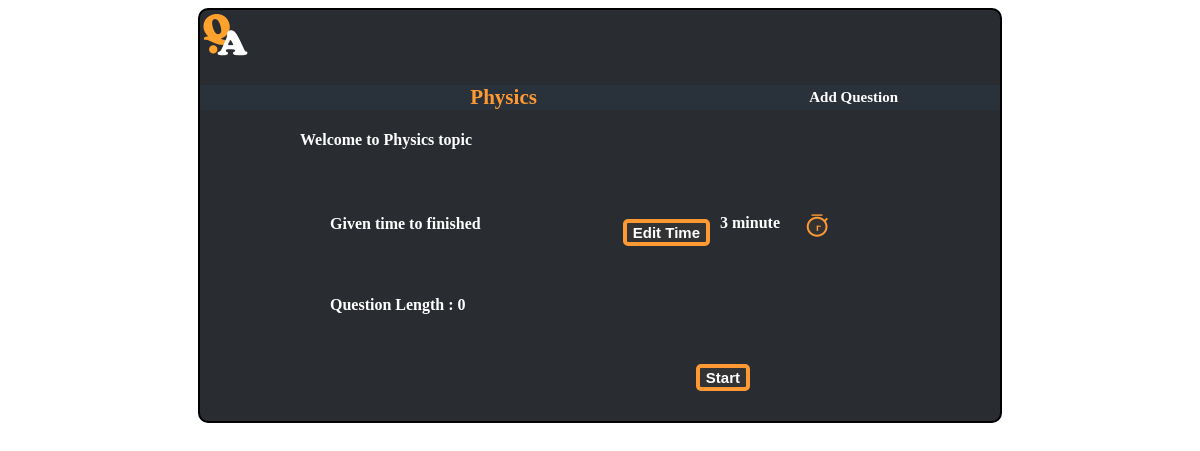
Page /topic/5/ on the committed database.
### questionanswering/topic/models.py (models this page shows, shortened)
class Topic(models.Model):
    title = models.CharField(max_length=100)
    given_time_in_minute = models.PositiveIntegerField('given time')
    pub_date = models.DateTimeField('date published', default=datetime.now)
    def query_question_length(self):
        return len(self.question_set.all())
    class Meta:
        abstract = False

### questionanswering/topic/views.py (the view)
# urls.py: path('topic/<int:pk>/', TopicDetailView.as_view(), name='topic_welcome'),
class TopicDetailView(DetailView):
    model = Topic
    template_name = 'topic/detail.html'

### questionanswering/templates/topic/detail.html
{% extends 'parent.html' %}
{% load static %}
{% block content %}
<link href="{% static 'detail.css' %}" rel="stylesheet" xmlns="http://www.w3.org/1999/html">
    <div class="add_question">
        <h3><a href="{% url 'QA:new_question' topic.id %}">Add Question</a> </h3>
    </div>
    <div class="title">
<h3>  {{ topic.title }} </h3>
  </div>
<div class="content">
  <p> Welcome to {{ topic.title }} topic </p>
    <div class="detail">
        <div class="time_description">
            <p>Given time to finished</p>
        </div>
   <div class="time_display">
       <img src="{% static 'assets/clock.png' %}" width="50%" height="50%">
   <p > {{topic.given_time_in_minute}} minute </p>
   </div>
         <div class="edit_time">
          <button>  <a href="{% url 'Topic:add_topic_time' topic.id %}">Edit Time</a> </button>
        </div>
 <div class="question_length">
     <p> Question Length   :  {{topic.query_question_length}}</p>
 </div>
        </div>
  <div class="start_button" >
<button><a href="{% url 'QA:question_page' topic.id %}  "> Start </a></button>
  </div>
</div>
{% endblock content %}

### questionanswering/static/parent.css (style rules this page uses)
body { display : flex ; flex-direction : row ; justify-content : center ; align-items : center ; height : 800 px; }

### questionanswering/static/detail.css (style rules this page uses)
.add_question { float : right; margin-right : 100px; padding: 2px 2px; }
a { color:white ; font-weight : bold; font-size: 15px; }
a:link { text-decoration:none; }
.content { width : 500px; margin-left : 100px; color : white ; font-family : Times; items-align :center; }
.content p { letter-spacing : 5 em; }
.time_description { float: left ; width : 200px; }
.detail { width : 500px; margin-left : 30px; }
.edit_time { padding-top : 20px; color:red; }
.start_button { text-align : right ; margin-right : 50px; margin-top : 50px; padding-bottom : 30px; }
.edit_time { text-align : right ; margin-right : 50px; margin-top : 50px; padding-bottom : 30px; }
.edit_time button { background-color : #333333; border : none ; color : white ; text-align : center; font-size: 15px; display : inline-block; border-radius :5px; border : 4px solid #ff9933 ; transition-duration : 0.4s; }
.start_button button { background-color : #333333; border : none ; color : white ; text-align : center; font-size: 15px; display : inline-block; border-radius :5px; border : 4px solid #ff9933 ; transition-duration : 0.4s; }
.title { font-family : Times; font-size :large; background-color :#29313a; color : #ff9933 ; text-align : center ; letter-spacing : 2 em; }
.time_display { float: right; width: 120px ; margin-top : 15px; color : white ; padding : 5 px; }
.time_display img { float : right; width : 25px ; height : 25px; }
.time_display p { width : 20 px; float : left; margin-right : 0px; padding-left : 10px; margin-top : 0px; }
.question_length { margin-top : 20px; padding-top : 0px; }

### rows in the picture
Topic: title "Physics", given_time_in_minute "3", query_question_length "0"
